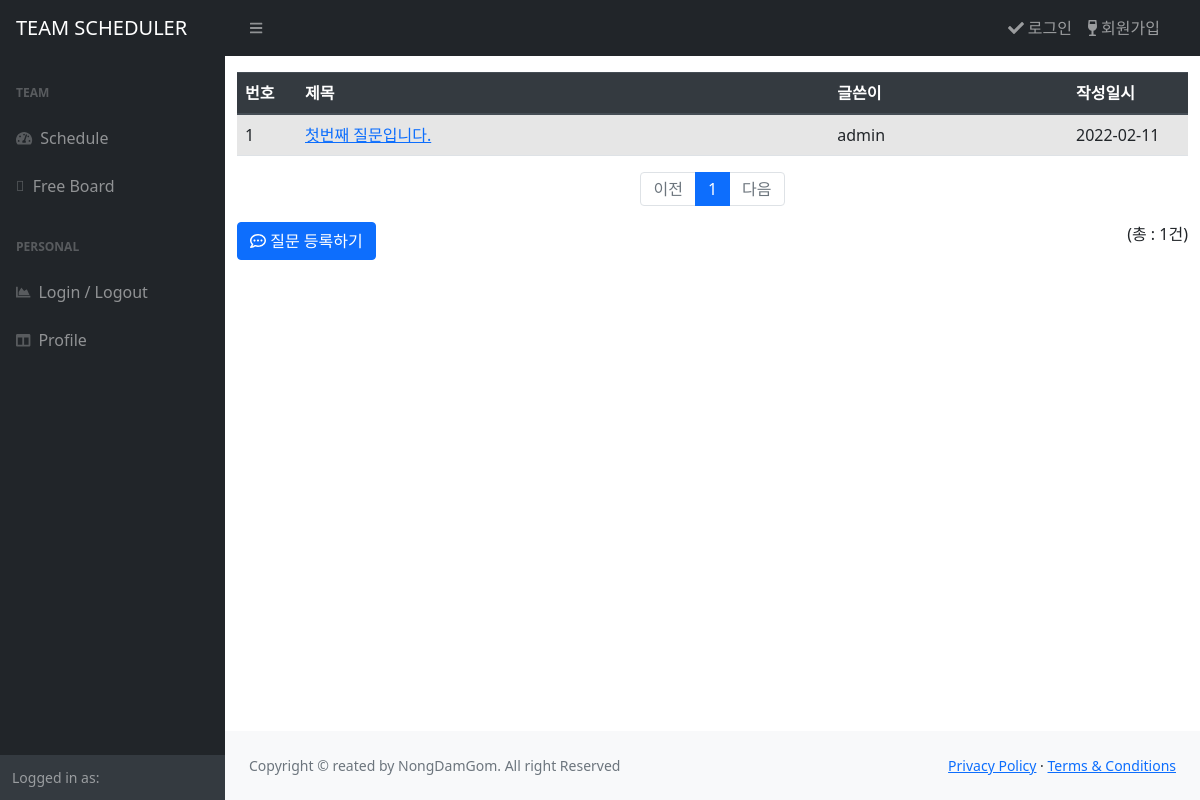
The page /board/ on the database as committed earlier.
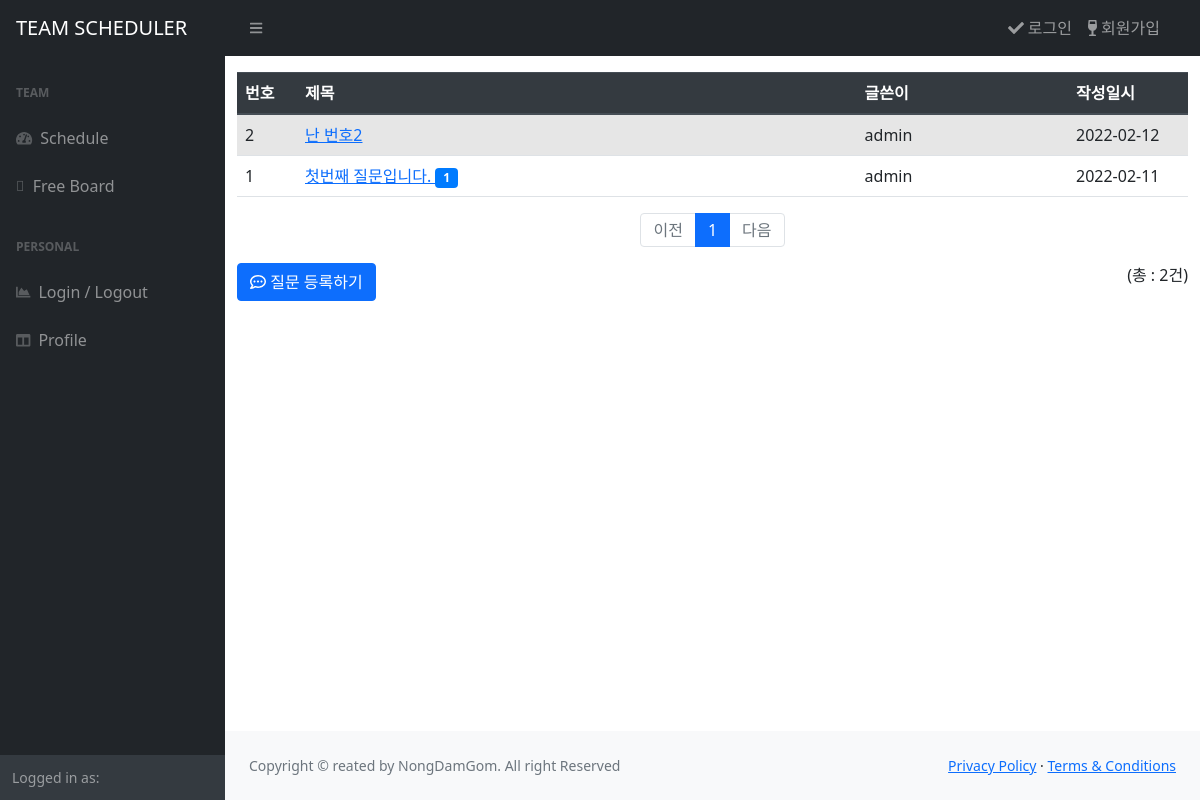
The same page on the database as committed later.
### board/models.py (models this page shows, shortened)
class Question(models.Model):
    author = models.ForeignKey(User, on_delete=models.CASCADE)
    subject = models.CharField(max_length=200)
    content = models.TextField()
    create_date = models.DateTimeField()
    modify_date = models.DateTimeField(null=True, blank=True)

### board/views/base_views.py (the view)
# urls.py: path('', base_views.index, name='index'),
def index(request):
    page = request.GET.get('page', '1') # 페이지 디폴트 값은 1
    question_list = Question.objects.order_by('-create_date')
    total_count = Question.objects.count()
    paginator = Paginator(question_list, 10) # 페이지당 10개씩 보여주기
    page_obj = paginator.get_page(page) # get 페이지에서 내가 원하는 페이지만 추출
    context = {
        'question_list': page_obj,
        'total_count' : total_count
        }
    return render(request, 'board/question_list.html', context)

### templates/board/question_list.html (shortened to what this page needs)
{% extends 'base.html' %}
{% block content %}
<div class="container my-3">
  <div class="user-container my-3">
    <table class="table table-striped table-hover">
      <thead>
        <tr class="thead-dark">
          <th style="width: 60px">번호</th>
          <th>제목</th>
          <th>글쓴이</th>
          <th style="width: 120px">작성일시</th>
        </tr>
      </thead>
      <tbody>
        {% if question_list %} {% for question in question_list %}
        <tr>
          <td>
            {{ question.id }}
          </td>
          <td>
            <a href="{% url 'board:detail' question.id %}"> {{ question.subject }} </a>
            {% if question.answer_set.count > 0 %}
            <span class="badge badge-pill badge-primary"> {{ question.answer_set.count }}</span>
            {% endif %}
          </td>
          <td>{{ question.author.username}}</td>
          <td>{{ question.create_date | date:'Y-m-d' }}</td>
        </tr>
        {% endfor %} {% else %}
        <tr>
          <td colspan="3">질문이 없습니다.</td>
        </tr>
        {% endif %}
      </tbody>
    </table>
    {% include 'pagination.html' with page_obj=question_list %}
    <div class="clearfix">
      <div class="float-right">(총 : {{question_list.paginator.count}}건)</div>
      <div class="float-left">
        <a href="{% url 'board:question_create' %}" class="text-left btn btn-primary"><i class="far fa-comment-dots"></i> 질문 등록하기</a>
      </div>
    </div>
  </div>
</div>
{% endblock %}

### templates/base.html (shortened to what this page needs)
{% load static %} {% static "" as baseUrl %}
<!DOCTYPE html>
<html lang="ko">
  <head>
    <link
      rel="stylesheet"
      href="https://use.fontawesome.com/releases/v5.7.0/css/all.css"
    />
    <link rel="stylesheet" type="text/css" href="{% static 'bootstrap.min.css' %}" />
    <link rel="stylesheet" type="text/css" href="{% static 'style.css' %}" />
    <link href="https://cdn.jsdelivr.net/npm/simple-datatables@latest/dist/style.css" rel="stylesheet" />
    <link href="{{baseUrl}}/css/styles.css" rel="stylesheet" />
  </head>
  <body class="sb-nav-fixed">
    {% include "navbar.html" %}
    <div id="layoutSidenav_content">
      <main>{% block content %} {% endblock %}</main>
      <footer class="py-4 bg-light mt-auto">
        <div class="container-fluid px-4">
          <div class="d-flex align-items-center justify-content-between small">
            <div class="text-muted">Copyright &copy; reated by NongDamGom. All right Reserved</div>
            <div>
              <a href="#">Privacy Policy</a>
              &middot;
              <a href="#">Terms &amp; Conditions</a>
            </div>
          </div>
        </div>
      </footer>
    </div>
  </body>
</html>

### templates/navbar.html (shortened to what this page needs)
{% load static %} {% static "" as baseUrl %}
<nav class="sb-topnav navbar navbar-expand navbar-dark bg-dark">
  <a class="navbar-brand ml-3" href="{% url 'board:index' %}">TEAM SCHEDULER</a>
  <button class="btn btn-link btn-sm order-1 order-lg-0 me-4 me-lg-0" id="sidebarToggle" href="#!"><i class="fas fa-bars"></i></button>
  <form class="d-none d-md-inline-block form-inline ms-auto me-0 me-md-3 my-2 my-md-0">
    <ul class="navbar-nav ml-auto">
      {% if user.is_authenticated %}
      <li class="nav-item">
        <a class="nav-link" href="{% url 'users:profile' user.pk %}"
          ><img src="{{baseUrl}}/images/avatas/{{user.username}}.png" class="avata-sm rounded-circle" /> {{ user.username }}</a
        >
      </li>
      <li class="nav-item">
        <a class="nav-link" href="{% url 'users:logout' %}"> <i class="fas fa-sign-out-alt"></i>&nbsp;로그아웃</a>
        {% else %}
        <a class="nav-link" href="{% url 'users:login' %}"><i class="fas fa-check"></i>&nbsp;로그인</a>
      <li class="nav-item">
        <a class="nav-link" href="{% url 'users:signup' %}"><i class="fas fa-wine-glass-alt"></i>&nbsp;회원가입</a>
      </li>
      {% endif %}
    </ul>
  </form>
</nav>
<div id="layoutSidenav">
  <div id="layoutSidenav_nav">
    <nav class="sb-sidenav accordion sb-sidenav-dark" id="sidenavAccordion">
      <div class="sb-sidenav-menu">
        <div class="nav">
          <div class="sb-sidenav-menu-heading">Team</div>
          <a class="nav-link" href="{% url 'users:scheduler' %}">
            <div class="sb-nav-link-icon"><i class="fas fa-tachometer-alt"></i></div>
            Schedule
          </a>
          <a class="nav-link" href="{% url 'board:index' %}">
            <div class="sb-nav-link-icon"><i class="fal fa-clipboard-list"></i></i></div>
            Free Board
          </a>
          <div class="sb-sidenav-menu-heading">PERSONAL</div>
          <a class="nav-link" href="{% url 'users:login' %}">
            <div class="sb-nav-link-icon"><i class="fas fa-chart-area"></i></div>
            Login / Logout
          </a>
          {% if user.is_authenticated %}
          <a class="nav-link" href="{% url 'users:profile' user.pk %}">
            <div class="sb-nav-link-icon"><i class="fas fa-columns"></i></div>
            Profile
          </a>
          {% else %}
          <a class="nav-link" href="{% url 'users:login' %}">
            <div class="sb-nav-link-icon"><i class="fas fa-columns"></i></div>
            Profile
          </a>
          {% endif %}
        </div>
      </div>
      <div class="sb-sidenav-footer">
        <div class="small">Logged in as:</div>
      </div>
    </nav>
  </div>

### templates/pagination.html
<ul class="pagination justify-content-center">
  {% if page_obj.has_previous %}
  <li class="page-item">
    <a class="page-link" href="?page={{ page_obj.previous_page_number }}">이전</a>
  </li>
  {% else %}
  <li class="page-item disabled">
    <a class="page-link" tabindex="-1" aria-disabled="true" href="#"> 이전</a>
  </li>
  {% endif %}
  {% for page_number in page_obj.paginator.page_range %}
  {% if page_number >= page_obj.number|add:-5 and page_number <= page_obj.number|add:5 %}
  {% if page_number == page_obj.number %}
  <li class="page-item active" aria-current="page">
    <a class="page-link" href="?page={{ page_number }}">{{ page_number }}</a>
  </li>
  {% else %}
  <li class="page-item">
    <a class="page-link" href="?page={{ page_number }}">{{ page_number }}</a>
  </li>
  {% endif %} {% endif %} {% endfor %}
  {% if page_obj.has_next %}
  <li class="page-item">
    <a class="page-link" href="?page={{ page_obj.next_page_number }}">다음</a>
  </li>
  {% else %}
  <li class="page-item disabled">
    <a class="page-link" tabindex="-1" aria-disabled="true" href="#"> 다음</a>
  </li>
  {% endif %}
</ul>

Rows that differ between the two databases and show on the page:
added Question: id "2", subject "난 번호2", author.username "admin", create_date "2022-02-12"
shown differently, row unchanged: Question "첫번째 질문입니다.": answer_set.count (not shown) → "1"
Other text that changed with them:
{{ question_list.paginator.count }}: "1" → "2"
